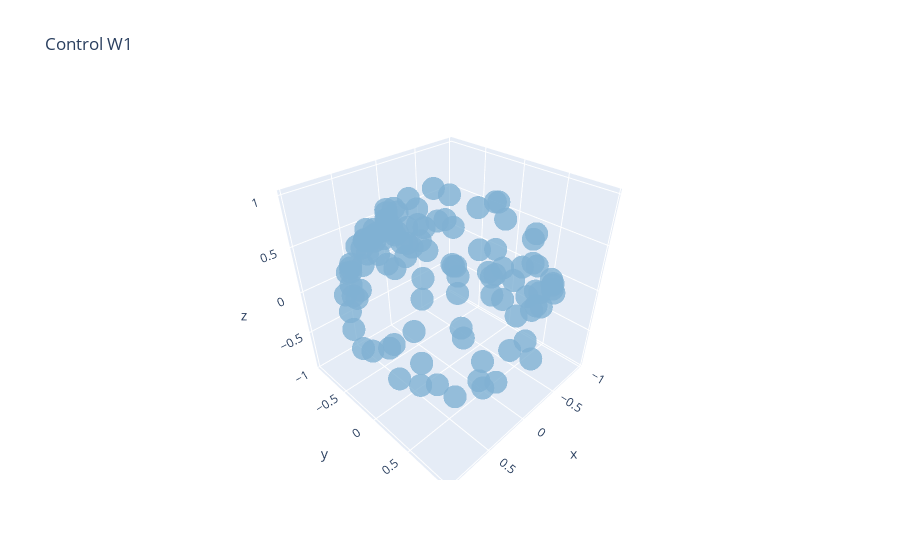

The cell this chart's notebook holds for it:
### Code cell
# Create a scatter plot
# fig = px.scatter_3d(data_frame = hyperbolic_df, x= 'x', y = 'y', z= 'z', title='AVA and RME: Stimulus 0', color = 'cluster labels') #cornflowerblue, lightcoral

fig = px.scatter_3d(data_frame = hyperbolic_df, x= 'x', y = 'y', z= 'z', title='Control W1' ) #cornflowerblue, lightcoral
fig.update_layout(
    scene=dict(
        xaxis=dict(ticktext=[-1, -0.5, 0, 0.5, 1]),
        yaxis=dict(ticktext=[-1, -0.5, 0, 0.5, 1]),
        zaxis=dict(ticktext=[-1, -0.5, 0, 0.5, 1]),
        )
)
fig.update_traces(marker=dict(color='#80b1d3', size=8, opacity = 0.8))

fig.show()
